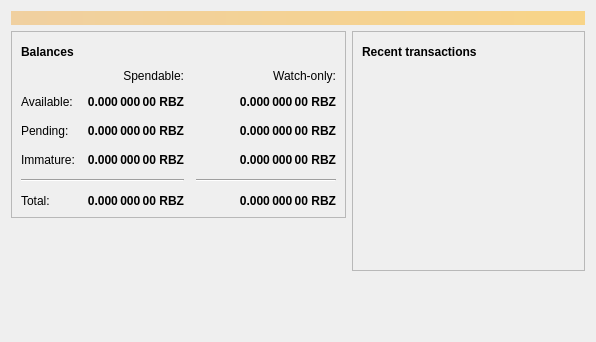
<?xml version="1.0" encoding="UTF-8"?>
<ui version="4.0">
 <class>OverviewPage</class>
 <widget class="QWidget" name="OverviewPage">
  <property name="geometry">
   <rect>
    <x>0</x>
    <y>0</y>
    <width>596</width>
    <height>342</height>
   </rect>
  </property>
  <property name="windowTitle">
   <string>Form</string>
  </property>
  <layout class="QVBoxLayout" name="topLayout">
   <item>
    <widget class="QLabel" name="labelAlerts">
     <property name="visible">
      <bool>false</bool>
     </property>
     <property name="styleSheet">
      <string notr="true">QLabel { background-color: qlineargradient(x1: 0, y1: 0, x2: 1, y2: 0, stop:0 #F0D0A0, stop:1 #F8D488); color:#000000; }</string>
     </property>
     <property name="wordWrap">
      <bool>true</bool>
     </property>
     <property name="margin">
      <number>3</number>
     </property>
     <property name="textInteractionFlags">
      <set>Qt::TextSelectableByMouse</set>
     </property>
    </widget>
   </item>
   <item>
    <layout class="QHBoxLayout" name="horizontalLayout" stretch="1,1">
     <item>
      <layout class="QVBoxLayout" name="verticalLayout_2">
       <item>
        <widget class="QFrame" name="frame">
         <property name="frameShape">
          <enum>QFrame::StyledPanel</enum>
         </property>
         <property name="frameShadow">
          <enum>QFrame::Raised</enum>
         </property>
         <layout class="QVBoxLayout" name="verticalLayout_4">
          <item>
           <layout class="QHBoxLayout" name="horizontalLayout_4">
            <item>
             <widget class="QLabel" name="label_5">
              <property name="font">
               <font>
                <weight>75</weight>
                <bold>true</bold>
               </font>
              </property>
              <property name="text">
               <string>Balances</string>
              </property>
             </widget>
            </item>
            <item>
             <widget class="QPushButton" name="labelWalletStatus">
              <property name="enabled">
               <bool>true</bool>
              </property>
              <property name="maximumSize">
               <size>
                <width>30</width>
                <height>16777215</height>
               </size>
              </property>
              <property name="toolTip">
               <string>The displayed information may be out of date. Your wallet automatically synchronizes with the Rubixzcoin network after a connection is established, but this process has not completed yet.</string>
              </property>
              <property name="text">
               <string/>
              </property>
              <property name="icon">
               <iconset resource="../bitcoin.qrc">
                <normaloff>:/icons/warning</normaloff>
                <disabledoff>:/icons/warning</disabledoff>:/icons/warning</iconset>
              </property>
              <property name="iconSize">
               <size>
                <width>24</width>
                <height>24</height>
               </size>
              </property>
              <property name="flat">
               <bool>true</bool>
              </property>
             </widget>
            </item>
            <item>
             <spacer name="horizontalSpacer_3">
              <property name="orientation">
               <enum>Qt::Horizontal</enum>
              </property>
              <property name="sizeHint" stdset="0">
               <size>
                <width>40</width>
                <height>20</height>
               </size>
              </property>
             </spacer>
            </item>
           </layout>
          </item>
          <item>
           <layout class="QGridLayout" name="gridLayout">
            <property name="spacing">
             <number>12</number>
            </property>
            <item row="2" column="2">
             <widget class="QLabel" name="labelWatchPending">
              <property name="font">
               <font>
                <weight>75</weight>
                <bold>true</bold>
               </font>
              </property>
              <property name="cursor">
               <cursorShape>IBeamCursor</cursorShape>
              </property>
              <property name="toolTip">
               <string>Unconfirmed transactions to watch-only addresses</string>
              </property>
              <property name="text">
               <string notr="true">0.000 000 00 RBZ</string>
              </property>
              <property name="alignment">
               <set>Qt::AlignRight|Qt::AlignTrailing|Qt::AlignVCenter</set>
              </property>
              <property name="textInteractionFlags">
               <set>Qt::LinksAccessibleByMouse|Qt::TextSelectableByKeyboard|Qt::TextSelectableByMouse</set>
              </property>
             </widget>
            </item>
            <item row="2" column="1">
             <widget class="QLabel" name="labelUnconfirmed">
              <property name="font">
               <font>
                <weight>75</weight>
                <bold>true</bold>
               </font>
              </property>
              <property name="cursor">
               <cursorShape>IBeamCursor</cursorShape>
              </property>
              <property name="toolTip">
               <string>Total of transactions that have yet to be confirmed, and do not yet count toward the spendable balance</string>
              </property>
              <property name="text">
               <string notr="true">0.000 000 00 RBZ</string>
              </property>
              <property name="alignment">
               <set>Qt::AlignRight|Qt::AlignTrailing|Qt::AlignVCenter</set>
              </property>
              <property name="textInteractionFlags">
               <set>Qt::LinksAccessibleByMouse|Qt::TextSelectableByKeyboard|Qt::TextSelectableByMouse</set>
              </property>
             </widget>
            </item>
            <item row="3" column="2">
             <widget class="QLabel" name="labelWatchImmature">
              <property name="font">
               <font>
                <weight>75</weight>
                <bold>true</bold>
               </font>
              </property>
              <property name="cursor">
               <cursorShape>IBeamCursor</cursorShape>
              </property>
              <property name="toolTip">
               <string>Mined balance in watch-only addresses that has not yet matured</string>
              </property>
              <property name="text">
               <string notr="true">0.000 000 00 RBZ</string>
              </property>
              <property name="alignment">
               <set>Qt::AlignRight|Qt::AlignTrailing|Qt::AlignVCenter</set>
              </property>
              <property name="textInteractionFlags">
               <set>Qt::LinksAccessibleByMouse|Qt::TextSelectableByKeyboard|Qt::TextSelectableByMouse</set>
              </property>
             </widget>
            </item>
            <item row="4" column="0" colspan="2">
             <widget class="Line" name="line">
              <property name="orientation">
               <enum>Qt::Horizontal</enum>
              </property>
             </widget>
            </item>
            <item row="4" column="2">
             <widget class="Line" name="lineWatchBalance">
              <property name="sizePolicy">
               <sizepolicy hsizetype="Preferred" vsizetype="Fixed">
                <horstretch>0</horstretch>
                <verstretch>0</verstretch>
               </sizepolicy>
              </property>
              <property name="minimumSize">
               <size>
                <width>140</width>
                <height>0</height>
               </size>
              </property>
              <property name="orientation">
               <enum>Qt::Horizontal</enum>
              </property>
             </widget>
            </item>
            <item row="5" column="0">
             <widget class="QLabel" name="labelTotalText">
              <property name="text">
               <string>Total:</string>
              </property>
             </widget>
            </item>
            <item row="3" column="1">
             <widget class="QLabel" name="labelImmature">
              <property name="font">
               <font>
                <weight>75</weight>
                <bold>true</bold>
               </font>
              </property>
              <property name="cursor">
               <cursorShape>IBeamCursor</cursorShape>
              </property>
              <property name="toolTip">
               <string>Mined balance that has not yet matured</string>
              </property>
              <property name="text">
               <string notr="true">0.000 000 00 RBZ</string>
              </property>
              <property name="alignment">
               <set>Qt::AlignRight|Qt::AlignTrailing|Qt::AlignVCenter</set>
              </property>
              <property name="textInteractionFlags">
               <set>Qt::LinksAccessibleByMouse|Qt::TextSelectableByKeyboard|Qt::TextSelectableByMouse</set>
              </property>
             </widget>
            </item>
            <item row="2" column="3">
             <spacer name="horizontalSpacer_2">
              <property name="orientation">
               <enum>Qt::Horizontal</enum>
              </property>
              <property name="sizeHint" stdset="0">
               <size>
                <width>40</width>
                <height>20</height>
               </size>
              </property>
             </spacer>
            </item>
            <item row="3" column="0">
             <widget class="QLabel" name="labelImmatureText">
              <property name="text">
               <string>Immature:</string>
              </property>
             </widget>
            </item>
            <item row="5" column="1">
             <widget class="QLabel" name="labelTotal">
              <property name="font">
               <font>
                <weight>75</weight>
                <bold>true</bold>
               </font>
              </property>
              <property name="cursor">
               <cursorShape>IBeamCursor</cursorShape>
              </property>
              <property name="toolTip">
               <string>Your current total balance</string>
              </property>
              <property name="text">
               <string notr="true">0.000 000 00 RBZ</string>
              </property>
              <property name="alignment">
               <set>Qt::AlignRight|Qt::AlignTrailing|Qt::AlignVCenter</set>
              </property>
              <property name="textInteractionFlags">
               <set>Qt::LinksAccessibleByMouse|Qt::TextSelectableByKeyboard|Qt::TextSelectableByMouse</set>
              </property>
             </widget>
            </item>
            <item row="5" column="2">
             <widget class="QLabel" name="labelWatchTotal">
              <property name="font">
               <font>
                <weight>75</weight>
                <bold>true</bold>
               </font>
              </property>
              <property name="cursor">
               <cursorShape>IBeamCursor</cursorShape>
              </property>
              <property name="toolTip">
               <string>Current total balance in watch-only addresses</string>
              </property>
              <property name="text">
               <string notr="true">0.000 000 00 RBZ</string>
              </property>
              <property name="alignment">
               <set>Qt::AlignRight|Qt::AlignTrailing|Qt::AlignVCenter</set>
              </property>
              <property name="textInteractionFlags">
               <set>Qt::LinksAccessibleByMouse|Qt::TextSelectableByKeyboard|Qt::TextSelectableByMouse</set>
              </property>
             </widget>
            </item>
            <item row="0" column="2">
             <widget class="QLabel" name="labelWatchonly">
              <property name="text">
               <string>Watch-only:</string>
              </property>
              <property name="alignment">
               <set>Qt::AlignRight|Qt::AlignTrailing|Qt::AlignVCenter</set>
              </property>
             </widget>
            </item>
            <item row="1" column="0">
             <widget class="QLabel" name="labelBalanceText">
              <property name="text">
               <string>Available:</string>
              </property>
             </widget>
            </item>
            <item row="1" column="1">
             <widget class="QLabel" name="labelBalance">
              <property name="font">
               <font>
                <weight>75</weight>
                <bold>true</bold>
               </font>
              </property>
              <property name="cursor">
               <cursorShape>IBeamCursor</cursorShape>
              </property>
              <property name="toolTip">
               <string>Your current spendable balance</string>
              </property>
              <property name="text">
               <string notr="true">0.000 000 00 RBZ</string>
              </property>
              <property name="alignment">
               <set>Qt::AlignRight|Qt::AlignTrailing|Qt::AlignVCenter</set>
              </property>
              <property name="textInteractionFlags">
               <set>Qt::LinksAccessibleByMouse|Qt::TextSelectableByKeyboard|Qt::TextSelectableByMouse</set>
              </property>
             </widget>
            </item>
            <item row="1" column="2">
             <widget class="QLabel" name="labelWatchAvailable">
              <property name="font">
               <font>
                <weight>75</weight>
                <bold>true</bold>
               </font>
              </property>
              <property name="cursor">
               <cursorShape>IBeamCursor</cursorShape>
              </property>
              <property name="toolTip">
               <string>Your current balance in watch-only addresses</string>
              </property>
              <property name="text">
               <string notr="true">0.000 000 00 RBZ</string>
              </property>
              <property name="alignment">
               <set>Qt::AlignRight|Qt::AlignTrailing|Qt::AlignVCenter</set>
              </property>
              <property name="textInteractionFlags">
               <set>Qt::LinksAccessibleByMouse|Qt::TextSelectableByKeyboard|Qt::TextSelectableByMouse</set>
              </property>
             </widget>
            </item>
            <item row="2" column="0">
             <widget class="QLabel" name="labelPendingText">
              <property name="text">
               <string>Pending:</string>
              </property>
             </widget>
            </item>
            <item row="0" column="1">
             <widget class="QLabel" name="labelSpendable">
              <property name="text">
               <string>Spendable:</string>
              </property>
              <property name="alignment">
               <set>Qt::AlignRight|Qt::AlignTrailing|Qt::AlignVCenter</set>
              </property>
             </widget>
            </item>
           </layout>
          </item>
         </layout>
        </widget>
       </item>
       <item>
        <spacer name="verticalSpacer">
         <property name="orientation">
          <enum>Qt::Vertical</enum>
         </property>
         <property name="sizeHint" stdset="0">
          <size>
           <width>20</width>
           <height>40</height>
          </size>
         </property>
        </spacer>
       </item>
      </layout>
     </item>
     <item>
      <layout class="QVBoxLayout" name="verticalLayout_3">
       <item>
        <widget class="QFrame" name="frame_2">
         <property name="frameShape">
          <enum>QFrame::StyledPanel</enum>
         </property>
         <property name="frameShadow">
          <enum>QFrame::Raised</enum>
         </property>
         <layout class="QVBoxLayout" name="verticalLayout">
          <item>
           <layout class="QHBoxLayout" name="horizontalLayout_2">
            <item>
             <widget class="QLabel" name="label_4">
              <property name="font">
               <font>
                <weight>75</weight>
                <bold>true</bold>
               </font>
              </property>
              <property name="text">
               <string>Recent transactions</string>
              </property>
             </widget>
            </item>
            <item>
             <widget class="QPushButton" name="labelTransactionsStatus">
              <property name="enabled">
               <bool>true</bool>
              </property>
              <property name="maximumSize">
               <size>
                <width>30</width>
                <height>16777215</height>
               </size>
              </property>
              <property name="toolTip">
               <string>The displayed information may be out of date. Your wallet automatically synchronizes with the Rubixzcoin network after a connection is established, but this process has not completed yet.</string>
              </property>
              <property name="text">
               <string/>
              </property>
              <property name="icon">
               <iconset resource="../bitcoin.qrc">
                <normaloff>:/icons/warning</normaloff>
                <disabledoff>:/icons/warning</disabledoff>:/icons/warning</iconset>
              </property>
              <property name="iconSize">
               <size>
                <width>24</width>
                <height>24</height>
               </size>
              </property>
              <property name="flat">
               <bool>true</bool>
              </property>
             </widget>
            </item>
            <item>
             <spacer name="horizontalSpacer">
              <property name="orientation">
               <enum>Qt::Horizontal</enum>
              </property>
              <property name="sizeHint" stdset="0">
               <size>
                <width>40</width>
                <height>20</height>
               </size>
              </property>
             </spacer>
            </item>
           </layout>
          </item>
          <item>
           <widget class="QListView" name="listTransactions">
            <property name="styleSheet">
             <string notr="true">QListView { background: transparent; }</string>
            </property>
            <property name="frameShape">
             <enum>QFrame::NoFrame</enum>
            </property>
            <property name="verticalScrollBarPolicy">
             <enum>Qt::ScrollBarAlwaysOff</enum>
            </property>
            <property name="horizontalScrollBarPolicy">
             <enum>Qt::ScrollBarAlwaysOff</enum>
            </property>
            <property name="selectionMode">
             <enum>QAbstractItemView::NoSelection</enum>
            </property>
           </widget>
          </item>
         </layout>
        </widget>
       </item>
       <item>
        <spacer name="verticalSpacer_2">
         <property name="orientation">
          <enum>Qt::Vertical</enum>
         </property>
         <property name="sizeHint" stdset="0">
          <size>
           <width>20</width>
           <height>40</height>
          </size>
         </property>
        </spacer>
       </item>
      </layout>
     </item>
    </layout>
   </item>
  </layout>
 </widget>
 <resources/>
 <connections/>
</ui>
